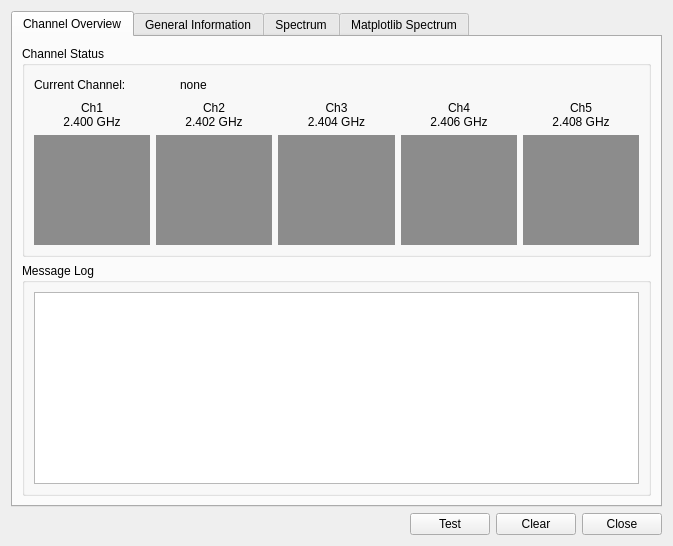
<?xml version="1.0" encoding="UTF-8"?>
<ui version="4.0">
 <class>Form</class>
 <widget class="QWidget" name="Form">
  <property name="windowModality">
   <enum>Qt::WindowModal</enum>
  </property>
  <property name="geometry">
   <rect>
    <x>0</x>
    <y>0</y>
    <width>673</width>
    <height>546</height>
   </rect>
  </property>
  <property name="sizePolicy">
   <sizepolicy hsizetype="Fixed" vsizetype="Fixed">
    <horstretch>0</horstretch>
    <verstretch>0</verstretch>
   </sizepolicy>
  </property>
  <property name="windowTitle">
   <string>Sensing GUI</string>
  </property>
  <layout class="QGridLayout" name="gridLayout_2">
   <item row="0" column="0">
    <widget class="QTabWidget" name="tabWidget">
     <property name="currentIndex">
      <number>0</number>
     </property>
     <widget class="QWidget" name="tab">
      <attribute name="title">
       <string>Channel Overview</string>
      </attribute>
      <layout class="QVBoxLayout" name="verticalLayout_9">
       <item>
        <layout class="QVBoxLayout" name="verticalLayout_8">
         <item>
          <widget class="QGroupBox" name="groupBox_2">
           <property name="title">
            <string>Channel Status</string>
           </property>
           <layout class="QVBoxLayout" name="verticalLayout_7">
            <item>
             <layout class="QHBoxLayout" name="horizontalLayout_3">
              <item>
               <widget class="QLabel" name="currentChannelLabel">
                <property name="minimumSize">
                 <size>
                  <width>120</width>
                  <height>0</height>
                 </size>
                </property>
                <property name="maximumSize">
                 <size>
                  <width>120</width>
                  <height>16777215</height>
                 </size>
                </property>
                <property name="text">
                 <string>Current Channel:</string>
                </property>
               </widget>
              </item>
              <item>
               <spacer name="horizontalSpacer_2">
                <property name="orientation">
                 <enum>Qt::Horizontal</enum>
                </property>
                <property name="sizeType">
                 <enum>QSizePolicy::Fixed</enum>
                </property>
                <property name="sizeHint" stdset="0">
                 <size>
                  <width>20</width>
                  <height>20</height>
                 </size>
                </property>
               </spacer>
              </item>
              <item>
               <widget class="QLabel" name="currentChannel">
                <property name="text">
                 <string>none</string>
                </property>
               </widget>
              </item>
              <item>
               <spacer name="horizontalSpacer_3">
                <property name="orientation">
                 <enum>Qt::Horizontal</enum>
                </property>
                <property name="sizeHint" stdset="0">
                 <size>
                  <width>40</width>
                  <height>20</height>
                 </size>
                </property>
               </spacer>
              </item>
             </layout>
            </item>
            <item>
             <layout class="QHBoxLayout" name="horizontalLayout_7">
              <item>
               <layout class="QVBoxLayout" name="verticalLayout" stretch="0,1">
                <item>
                 <widget class="QLabel" name="label1">
                  <property name="text">
                   <string>Ch1
2.400 GHz</string>
                  </property>
                  <property name="alignment">
                   <set>Qt::AlignCenter</set>
                  </property>
                 </widget>
                </item>
                <item>
                 <widget class="QWidget" name="statusChannel1" native="true">
                  <property name="minimumSize">
                   <size>
                    <width>0</width>
                    <height>70</height>
                   </size>
                  </property>
                  <property name="styleSheet">
                   <string notr="true">background-color: rgb(140, 140, 140);</string>
                  </property>
                 </widget>
                </item>
               </layout>
              </item>
              <item>
               <layout class="QVBoxLayout" name="verticalLayout_3" stretch="0,1">
                <item>
                 <widget class="QLabel" name="label2">
                  <property name="text">
                   <string>Ch2
2.402 GHz</string>
                  </property>
                  <property name="alignment">
                   <set>Qt::AlignCenter</set>
                  </property>
                 </widget>
                </item>
                <item>
                 <widget class="QWidget" name="statusChannel2" native="true">
                  <property name="minimumSize">
                   <size>
                    <width>0</width>
                    <height>70</height>
                   </size>
                  </property>
                  <property name="styleSheet">
                   <string notr="true">background-color: rgb(140, 140, 140);</string>
                  </property>
                 </widget>
                </item>
               </layout>
              </item>
              <item>
               <layout class="QVBoxLayout" name="verticalLayout_4" stretch="0,1">
                <item>
                 <widget class="QLabel" name="label3">
                  <property name="text">
                   <string>Ch3
2.404 GHz</string>
                  </property>
                  <property name="alignment">
                   <set>Qt::AlignCenter</set>
                  </property>
                 </widget>
                </item>
                <item>
                 <widget class="QWidget" name="statusChannel3" native="true">
                  <property name="minimumSize">
                   <size>
                    <width>0</width>
                    <height>70</height>
                   </size>
                  </property>
                  <property name="styleSheet">
                   <string notr="true">background-color: rgb(140, 140, 140);</string>
                  </property>
                 </widget>
                </item>
               </layout>
              </item>
              <item>
               <layout class="QVBoxLayout" name="verticalLayout_5" stretch="0,1">
                <item>
                 <widget class="QLabel" name="label4">
                  <property name="text">
                   <string>Ch4
2.406 GHz</string>
                  </property>
                  <property name="alignment">
                   <set>Qt::AlignCenter</set>
                  </property>
                 </widget>
                </item>
                <item>
                 <widget class="QWidget" name="statusChannel4" native="true">
                  <property name="minimumSize">
                   <size>
                    <width>0</width>
                    <height>70</height>
                   </size>
                  </property>
                  <property name="styleSheet">
                   <string notr="true">background-color: rgb(140, 140, 140);</string>
                  </property>
                 </widget>
                </item>
               </layout>
              </item>
              <item>
               <layout class="QVBoxLayout" name="verticalLayout_6" stretch="0,1">
                <item>
                 <widget class="QLabel" name="label5">
                  <property name="text">
                   <string>Ch5
2.408 GHz</string>
                  </property>
                  <property name="alignment">
                   <set>Qt::AlignCenter</set>
                  </property>
                 </widget>
                </item>
                <item>
                 <widget class="QWidget" name="statusChannel5" native="true">
                  <property name="minimumSize">
                   <size>
                    <width>0</width>
                    <height>70</height>
                   </size>
                  </property>
                  <property name="styleSheet">
                   <string notr="true">background-color: rgb(140, 140, 140);</string>
                  </property>
                 </widget>
                </item>
               </layout>
              </item>
             </layout>
            </item>
           </layout>
          </widget>
         </item>
         <item>
          <widget class="QGroupBox" name="groupBox">
           <property name="autoFillBackground">
            <bool>false</bool>
           </property>
           <property name="title">
            <string>Message Log</string>
           </property>
           <property name="flat">
            <bool>false</bool>
           </property>
           <property name="checkable">
            <bool>false</bool>
           </property>
           <layout class="QHBoxLayout" name="horizontalLayout_2">
            <item>
             <widget class="QTextEdit" name="messageLog"/>
            </item>
           </layout>
          </widget>
         </item>
        </layout>
       </item>
      </layout>
     </widget>
     <widget class="QWidget" name="tab_4">
      <attribute name="title">
       <string>General Information</string>
      </attribute>
      <layout class="QVBoxLayout" name="verticalLayout_10">
       <item>
        <widget class="QGroupBox" name="groupBox_3">
         <property name="title">
          <string>QoS requirements application</string>
         </property>
         <layout class="QVBoxLayout" name="verticalLayout_2">
          <item>
           <layout class="QHBoxLayout" name="horizontalLayout_6">
            <item>
             <widget class="QLabel" name="dataRateLabel">
              <property name="minimumSize">
               <size>
                <width>120</width>
                <height>0</height>
               </size>
              </property>
              <property name="maximumSize">
               <size>
                <width>120</width>
                <height>16777215</height>
               </size>
              </property>
              <property name="text">
               <string>Datarate:</string>
              </property>
             </widget>
            </item>
            <item>
             <spacer name="horizontalSpacer_4">
              <property name="orientation">
               <enum>Qt::Horizontal</enum>
              </property>
              <property name="sizeType">
               <enum>QSizePolicy::Fixed</enum>
              </property>
              <property name="sizeHint" stdset="0">
               <size>
                <width>20</width>
                <height>20</height>
               </size>
              </property>
             </spacer>
            </item>
            <item>
             <widget class="QLabel" name="dataRateValue">
              <property name="text">
               <string>none</string>
              </property>
             </widget>
            </item>
            <item>
             <spacer name="horizontalSpacer_5">
              <property name="orientation">
               <enum>Qt::Horizontal</enum>
              </property>
              <property name="sizeHint" stdset="0">
               <size>
                <width>40</width>
                <height>20</height>
               </size>
              </property>
             </spacer>
            </item>
           </layout>
          </item>
          <item>
           <layout class="QHBoxLayout" name="horizontalLayout_5">
            <item>
             <widget class="QLabel" name="delayLabel">
              <property name="minimumSize">
               <size>
                <width>120</width>
                <height>0</height>
               </size>
              </property>
              <property name="maximumSize">
               <size>
                <width>120</width>
                <height>16777215</height>
               </size>
              </property>
              <property name="text">
               <string>Delay</string>
              </property>
             </widget>
            </item>
            <item>
             <spacer name="horizontalSpacer_6">
              <property name="orientation">
               <enum>Qt::Horizontal</enum>
              </property>
              <property name="sizeType">
               <enum>QSizePolicy::Fixed</enum>
              </property>
              <property name="sizeHint" stdset="0">
               <size>
                <width>20</width>
                <height>20</height>
               </size>
              </property>
             </spacer>
            </item>
            <item>
             <widget class="QLabel" name="delayValue">
              <property name="text">
               <string>none</string>
              </property>
             </widget>
            </item>
            <item>
             <spacer name="horizontalSpacer_7">
              <property name="orientation">
               <enum>Qt::Horizontal</enum>
              </property>
              <property name="sizeHint" stdset="0">
               <size>
                <width>40</width>
                <height>20</height>
               </size>
              </property>
             </spacer>
            </item>
           </layout>
          </item>
          <item>
           <layout class="QHBoxLayout" name="horizontalLayout_4">
            <item>
             <widget class="QLabel" name="losslessLabel">
              <property name="minimumSize">
               <size>
                <width>120</width>
                <height>0</height>
               </size>
              </property>
              <property name="maximumSize">
               <size>
                <width>120</width>
                <height>16777215</height>
               </size>
              </property>
              <property name="text">
               <string>Lossless?</string>
              </property>
             </widget>
            </item>
            <item>
             <spacer name="horizontalSpacer_8">
              <property name="orientation">
               <enum>Qt::Horizontal</enum>
              </property>
              <property name="sizeType">
               <enum>QSizePolicy::Fixed</enum>
              </property>
              <property name="sizeHint" stdset="0">
               <size>
                <width>20</width>
                <height>20</height>
               </size>
              </property>
             </spacer>
            </item>
            <item>
             <widget class="QCheckBox" name="losslessValue">
              <property name="layoutDirection">
               <enum>Qt::RightToLeft</enum>
              </property>
              <property name="text">
               <string/>
              </property>
              <property name="checkable">
               <bool>true</bool>
              </property>
             </widget>
            </item>
            <item>
             <spacer name="horizontalSpacer_9">
              <property name="orientation">
               <enum>Qt::Horizontal</enum>
              </property>
              <property name="sizeHint" stdset="0">
               <size>
                <width>40</width>
                <height>20</height>
               </size>
              </property>
             </spacer>
            </item>
           </layout>
          </item>
          <item>
           <spacer name="verticalSpacer">
            <property name="orientation">
             <enum>Qt::Vertical</enum>
            </property>
            <property name="sizeHint" stdset="0">
             <size>
              <width>20</width>
              <height>40</height>
             </size>
            </property>
           </spacer>
          </item>
         </layout>
        </widget>
       </item>
      </layout>
     </widget>
     <widget class="QWidget" name="tab_3">
      <attribute name="title">
       <string>Spectrum</string>
      </attribute>
      <layout class="QVBoxLayout" name="verticalLayout_11">
       <item>
        <layout class="QHBoxLayout" name="horizontalLayout_10">
         <item>
          <widget class="QWidget" name="qwtWidget" native="true"/>
         </item>
        </layout>
       </item>
      </layout>
     </widget>
     <widget class="QWidget" name="tab_2">
      <attribute name="title">
       <string>Matplotlib Spectrum</string>
      </attribute>
      <layout class="QVBoxLayout" name="verticalLayout_12" stretch="0,1,0">
       <item>
        <layout class="QHBoxLayout" name="horizontalLayout_8" stretch="0,1">
         <item>
          <widget class="QPushButton" name="pauseButton">
           <property name="text">
            <string>Pause</string>
           </property>
          </widget>
         </item>
         <item>
          <spacer name="horizontalSpacer_10">
           <property name="orientation">
            <enum>Qt::Horizontal</enum>
           </property>
           <property name="sizeHint" stdset="0">
            <size>
             <width>40</width>
             <height>20</height>
            </size>
           </property>
          </spacer>
         </item>
        </layout>
       </item>
       <item>
        <widget class="QWidget" name="mplWidget" native="true"/>
       </item>
       <item>
        <widget class="QWidget" name="mplToolbar" native="true">
         <property name="minimumSize">
          <size>
           <width>0</width>
           <height>20</height>
          </size>
         </property>
         <property name="maximumSize">
          <size>
           <width>16777214</width>
           <height>20</height>
          </size>
         </property>
         <layout class="QHBoxLayout" name="horizontalLayout_9"/>
        </widget>
       </item>
      </layout>
     </widget>
    </widget>
   </item>
   <item row="1" column="0">
    <layout class="QHBoxLayout" name="horizontalLayout">
     <item>
      <spacer name="horizontalSpacer">
       <property name="orientation">
        <enum>Qt::Horizontal</enum>
       </property>
       <property name="sizeHint" stdset="0">
        <size>
         <width>40</width>
         <height>20</height>
        </size>
       </property>
      </spacer>
     </item>
     <item>
      <widget class="QPushButton" name="testButton">
       <property name="text">
        <string>Test</string>
       </property>
      </widget>
     </item>
     <item>
      <widget class="QPushButton" name="clearButton">
       <property name="text">
        <string>Clear</string>
       </property>
      </widget>
     </item>
     <item>
      <widget class="QPushButton" name="closeButton">
       <property name="text">
        <string>Close</string>
       </property>
      </widget>
     </item>
    </layout>
   </item>
  </layout>
 </widget>
 <resources/>
 <connections>
  <connection>
   <sender>closeButton</sender>
   <signal>clicked()</signal>
   <receiver>Form</receiver>
   <slot>close()</slot>
   <hints>
    <hint type="sourcelabel">
     <x>625</x>
     <y>494</y>
    </hint>
    <hint type="destinationlabel">
     <x>663</x>
     <y>-17</y>
    </hint>
   </hints>
  </connection>
 </connections>
</ui>
